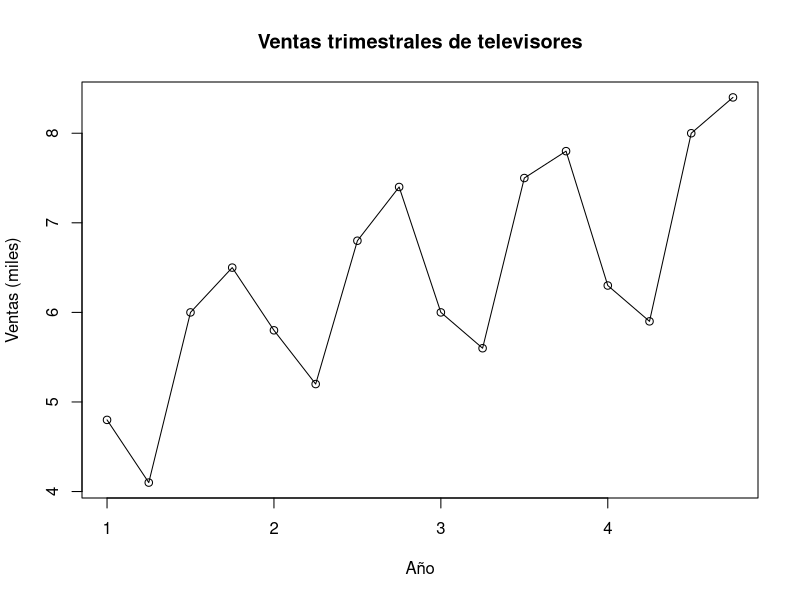
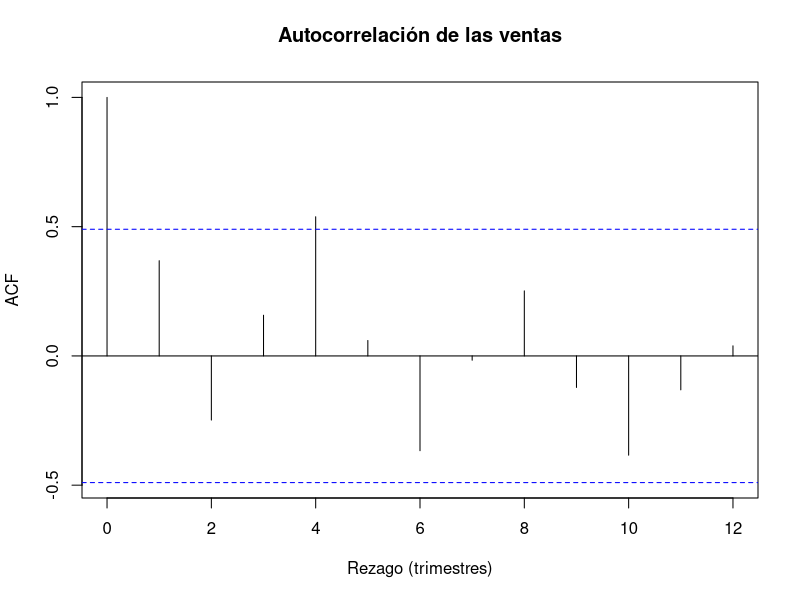
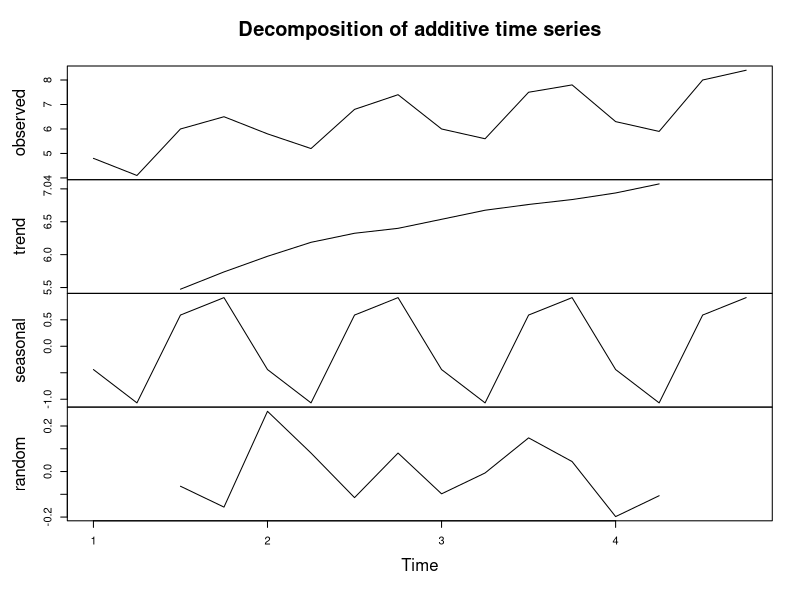
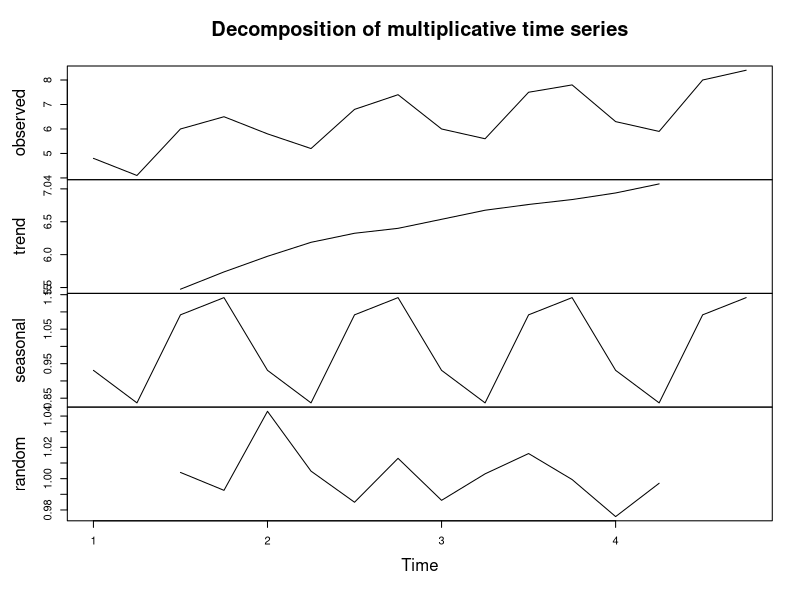
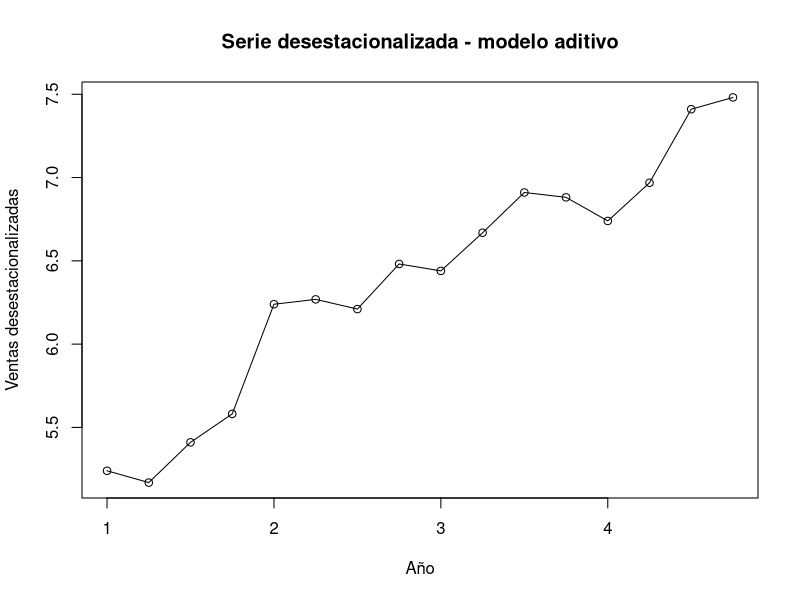
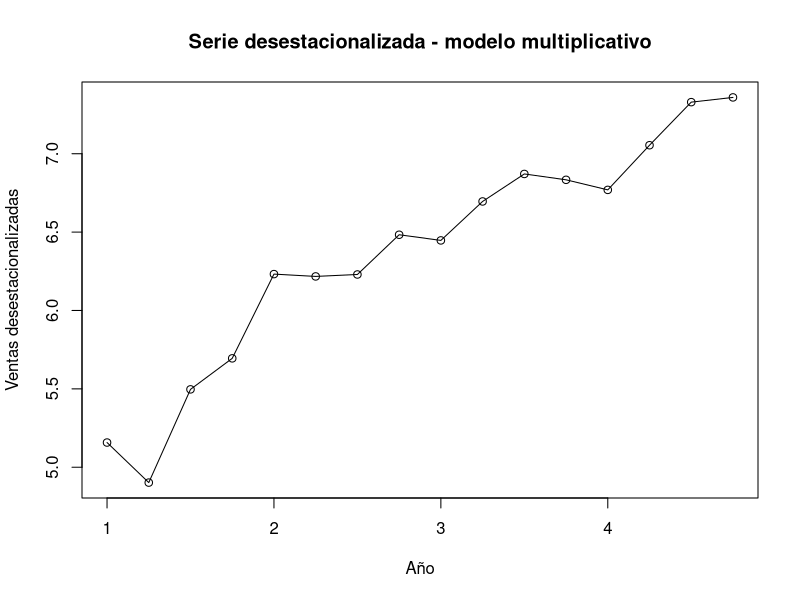
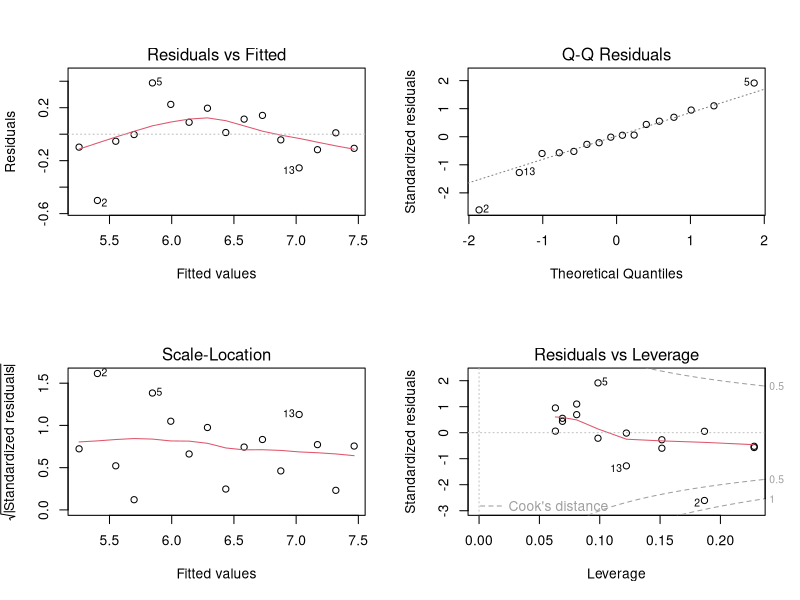
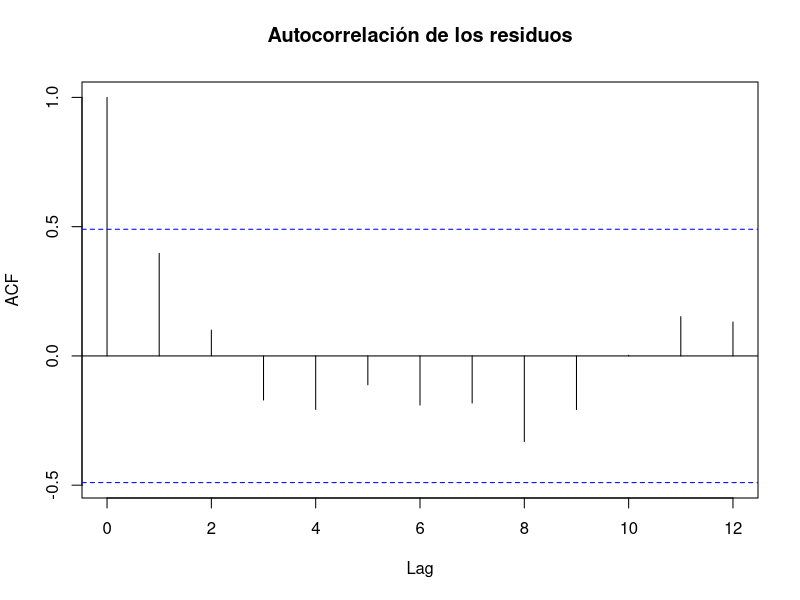

Reproduce these figures in R, in order.
## ---- chunk 1
knitr::opts_chunk$set(echo = TRUE)
## ---- chunk 2
ventas <- c(4.8, 4.1, 6.0, 6.5,
            5.8, 5.2, 6.8, 7.4,
            6.0, 5.6, 7.5, 7.8,
            6.3, 5.9, 8.0, 8.4)

tiempo <- 1:16
ventas_ts <- ts(ventas, start = c(1, 1), frequency = 4)

ventas_ts
## ---- chunk 3
plot(ventas_ts,
     type = "o",
     xlab = "Año",
     ylab = "Ventas (miles)",
     main = "Ventas trimestrales de televisores")
## ---- chunk 4
acf(as.numeric(ventas_ts),
    lag.max = 12,
    xlab = "Rezago (trimestres)",
    main = "Autocorrelación de las ventas")
## ---- chunk 5
descomp_add <- decompose(ventas_ts, type = "additive")
descomp_mult <- decompose(ventas_ts, type = "multiplicative")

plot(descomp_add)
plot(descomp_mult)
## ---- chunk 6
indice_add <- tapply(descomp_add$seasonal,
                     cycle(ventas_ts),
                     mean,
                     na.rm = TRUE)

indice_mult <- tapply(descomp_mult$seasonal,
                      cycle(ventas_ts),
                      mean,
                      na.rm = TRUE)

indices <- data.frame(
  Trimestre = 1:4,
  Aditivo = as.numeric(indice_add),
  Multiplicativo = as.numeric(indice_mult)
)

round(indices, 4)
## ---- chunk 7
estacional_add <- indice_add[cycle(ventas_ts)]
estacional_mult <- indice_mult[cycle(ventas_ts)]

ventas_des_add <- ventas_ts - estacional_add
ventas_des_mult <- ventas_ts / estacional_mult

plot(ventas_des_add,
     type = "o",
     xlab = "Año",
     ylab = "Ventas desestacionalizadas",
     main = "Serie desestacionalizada - modelo aditivo")

plot(ventas_des_mult,
     type = "o",
     xlab = "Año",
     ylab = "Ventas desestacionalizadas",
     main = "Serie desestacionalizada - modelo multiplicativo")
## ---- chunk 8
modelo_lineal_add <- lm(as.numeric(ventas_des_add) ~ tiempo)
modelo_lineal_mult <- lm(as.numeric(ventas_des_mult) ~ tiempo)

summary(modelo_lineal_mult)
## ---- chunk 9
par(mfrow = c(2, 2))
plot(modelo_lineal_mult)
par(mfrow = c(1, 1))

shapiro.test(residuals(modelo_lineal_mult))
acf(residuals(modelo_lineal_mult),
    main = "Autocorrelación de los residuos")
## ---- chunk 10
tiempo2 <- tiempo^2

modelo_cuad_mult <- lm(as.numeric(ventas_des_mult) ~ tiempo + tiempo2)
summary(modelo_cuad_mult)
## ---- chunk 11
pred_add_lin <- fitted(modelo_lineal_add) + estacional_add
pred_mult_lin <- fitted(modelo_lineal_mult) * estacional_mult
pred_mult_cuad <- fitted(modelo_cuad_mult) * estacional_mult

metricas <- function(real, pred) {
  c(
    MSE = mean((real - pred)^2, na.rm = TRUE),
    MAPE = mean(abs((real - pred) / real), na.rm = TRUE) * 100
  )
}

comparacion <- rbind(
  "Aditivo lineal" = metricas(ventas, pred_add_lin),
  "Multiplicativo lineal" = metricas(ventas, pred_mult_lin),
  "Multiplicativo cuadrático" = metricas(ventas, pred_mult_cuad)
)

round(comparacion, 4)
## ---- chunk 12
mejor_MSE <- rownames(comparacion)[which.min(comparacion[, "MSE"])]
mejor_MAPE <- rownames(comparacion)[which.min(comparacion[, "MAPE"])]

cat("Menor MSE:", mejor_MSE, "\n")
cat("Menor MAPE:", mejor_MAPE, "\n")
## ---- chunk 13
futuro <- data.frame(
  tiempo = 17:20,
  tiempo2 = (17:20)^2
)

est_add_fut <- as.numeric(indice_add[1:4])
est_mult_fut <- as.numeric(indice_mult[1:4])

pron_add_lin <- predict(modelo_lineal_add, newdata = futuro) + est_add_fut
pron_mult_lin <- predict(modelo_lineal_mult, newdata = futuro) * est_mult_fut
pron_mult_cuad <- predict(modelo_cuad_mult, newdata = futuro) * est_mult_fut

pronosticos <- data.frame(
  Año = rep(5, 4),
  Trimestre = 1:4,
  Aditivo_lineal = pron_add_lin,
  Multiplicativo_lineal = pron_mult_lin,
  Multiplicativo_cuadratico = pron_mult_cuad
)

round(pronosticos, 3)
## ---- chunk 14
tiempo_total <- 1:20
ventas_total <- c(ventas, rep(NA, 4))

serie_add_lin <- c(pred_add_lin, pron_add_lin)
serie_mult_lin <- c(pred_mult_lin, pron_mult_lin)
serie_mult_cuad <- c(pred_mult_cuad, pron_mult_cuad)

plot(tiempo_total, ventas_total,
     type = "o",
     pch = 16,
     col = "black",
     xlab = "Trimestre",
     ylab = "Ventas (miles)",
     main = "Datos originales y pronósticos",
     ylim = range(c(ventas, serie_add_lin,
                    serie_mult_lin, serie_mult_cuad)))

lines(tiempo_total, serie_add_lin,
      lty = 2, col = "steelblue", lwd = 2)
lines(tiempo_total, serie_mult_lin,
      lty = 3, col = "darkorange", lwd = 2)
lines(tiempo_total, serie_mult_cuad,
      lty = 1, col = "firebrick", lwd = 2)
abline(v = 16.5, lty = 2, col = "gray40")

legend("topleft",
       legend = c("Datos originales",
                  "Aditivo lineal",
                  "Multiplicativo lineal",
                  "Multiplicativo cuadrático"),
       col = c("black", "steelblue", "darkorange", "firebrick"),
       lty = c(1, 2, 3, 1),
       lwd = c(1, 2, 2, 2),
       pch = c(16, NA, NA, NA),
       bty = "n")
